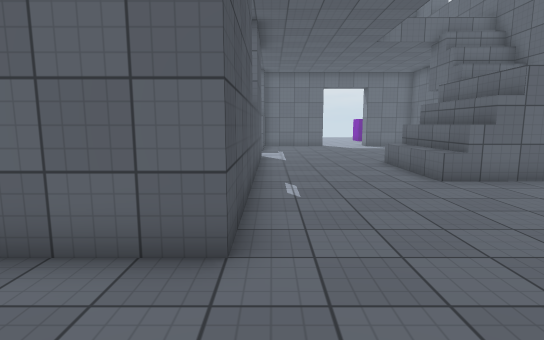
[1] (above)

16 first-person views from a walk through a Unity game level. The camera is 1.5 m above the floor, tilts 8° down and sees 80° across. The floor is counted in squares, 1 m on a side. Each view is taken from the middle of a square. On the plan, view 1 faces up. The plan holds only what a view shows up to about 15 squares ahead; the rest is blank. The place goes on beyond the plan. The player is left out. Surface patterns are stand-ins for the level's own textures.

[2]
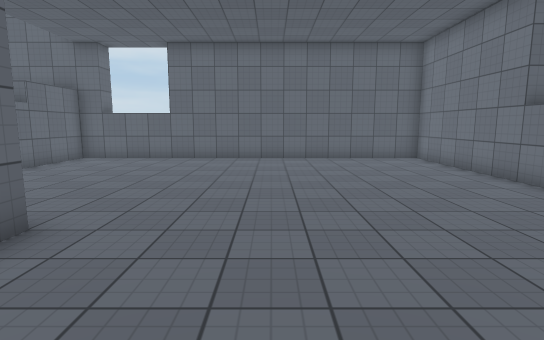

[3]
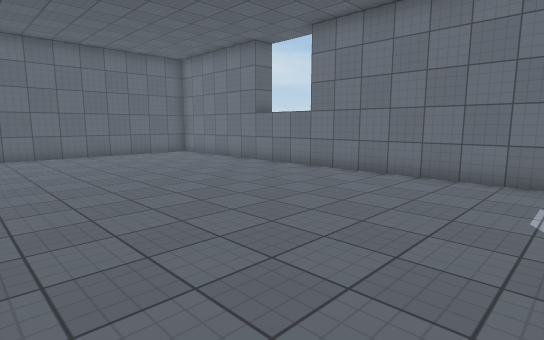

[4]
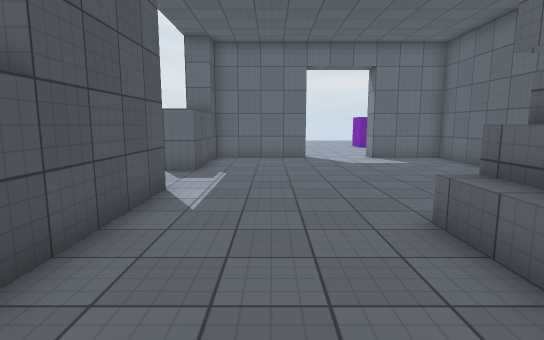

[5]
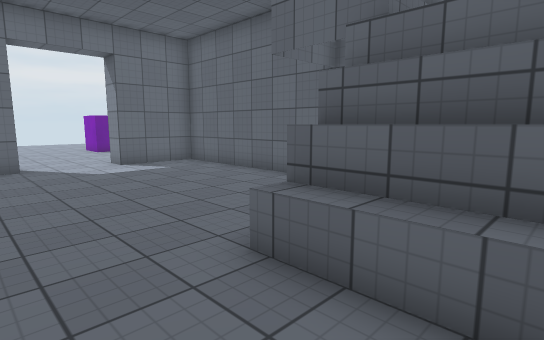

[6]
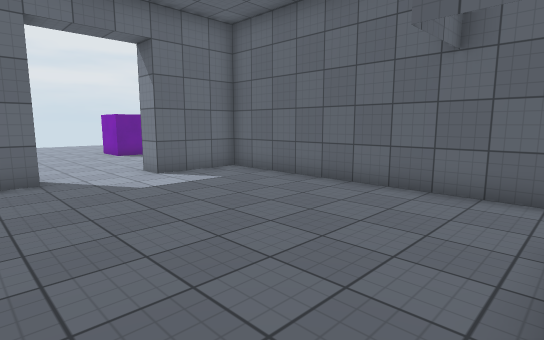

[7]
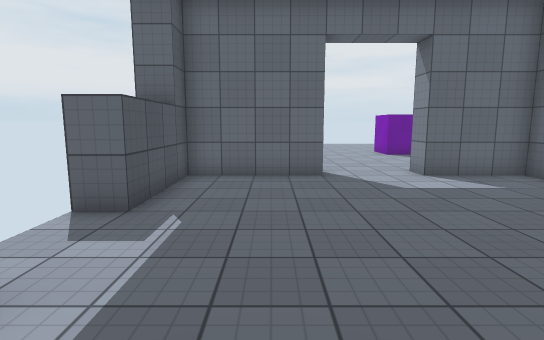

[8]
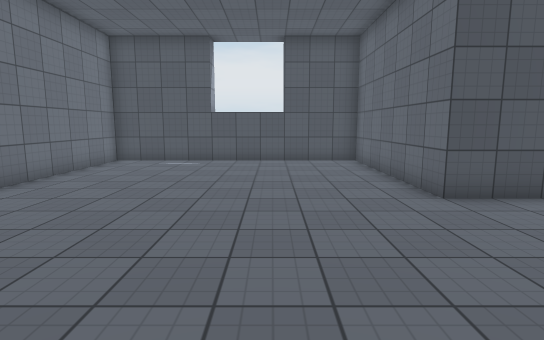

[9]
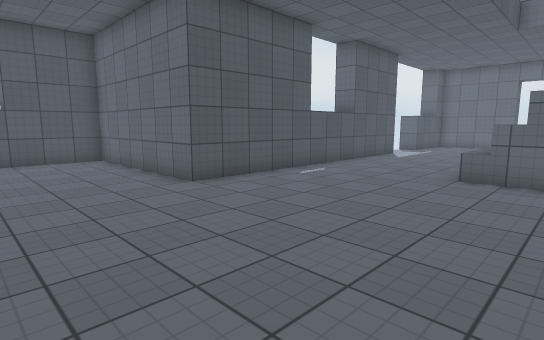

[10]
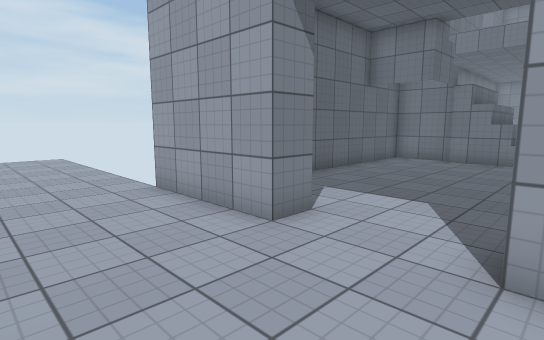

[11]
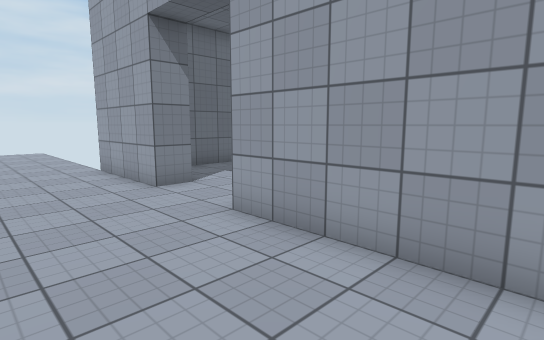

[12]
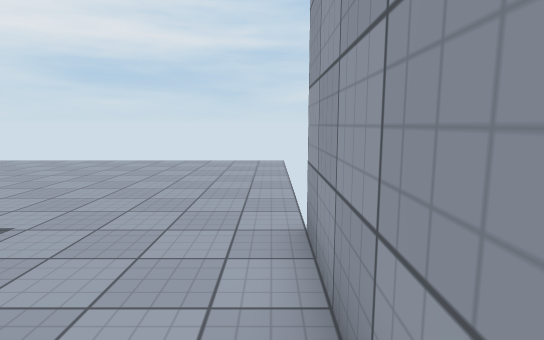

[13]
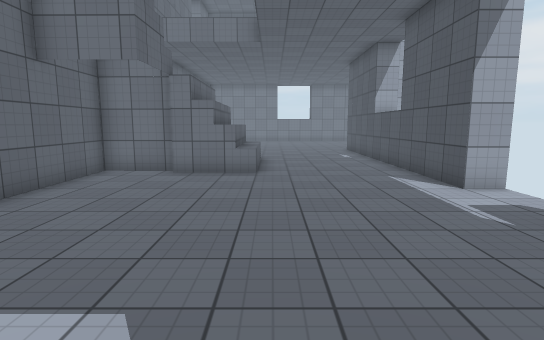

[14]
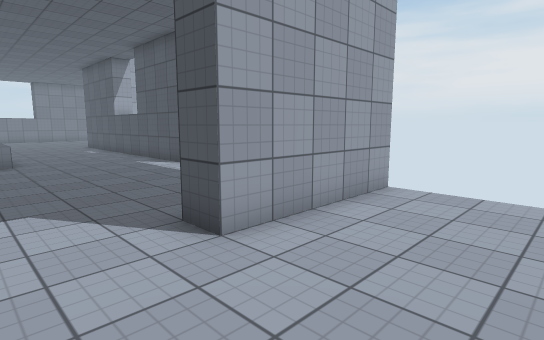

[15]
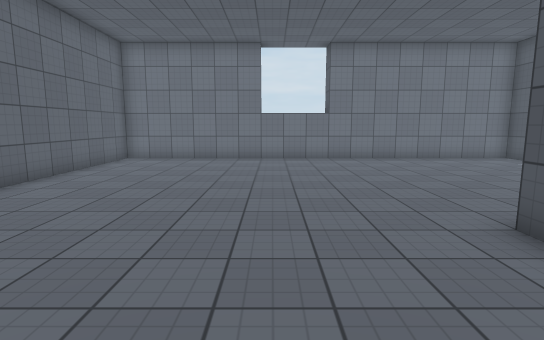

[16]
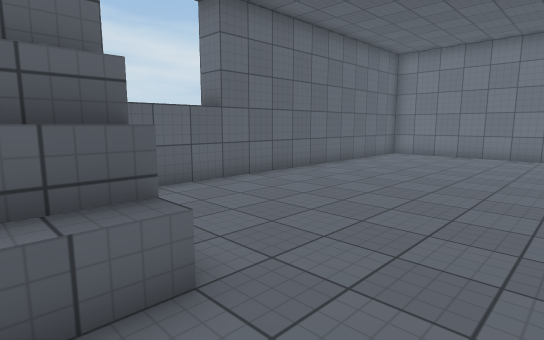

### Floor plan
Points are (right, up) in squares from view 1. A wall is a line through its corners. A room is listed if a view was taken in it or the views show most of it. See-through windows are left out.
Room 1 (views 1, 2, 3, 4, 5, 6, 7, 8, 9, 10, 11, 12, 13, 14, 15, 16)
walls: (5.2, 8.5) (5.1, 13); (5.8, 8.5) (5.8, 13); (4.5, 12.9) (7.2, 12.9); (7.2, 12.5) (9.5, 12.5) (9.5, 22.5) (6.5, 22.5) (6.5, 23.5) (10.5, 23.5); (-1.6, 15.5) (-0.5, 15.5) (-0.5, 3.5) (-7.5, 3.5) (-7.5, -6.5) (9.5, -6.5) (9.5, 8.5) (4.5, 8.5); (-1.6, 23.5) (3.5, 23.5) (3.5, 22.5) (-0.5, 22.5) (-0.5, 18.5) (-1.5, 18.5)
low walls: (4.5, 8.5) (4.5, 12.9)

Positions as (right, up) in squares from view 1, and headings:
1: (0, 0), facing up
2: (-5, 0), facing right
3: (-7, 3), facing down-right
4: (2, 8), facing up
5: (2, 10), facing up-right
6: (2, 13), facing up-right
7: (2, 13), facing up
8: (6, 0), facing left
9: (7, -1), facing up-left
10: (3, 27), facing down-right
11: (-1, 27), facing down-right
12: (6, 24), facing right
13: (4, 23), facing down
14: (6, 27), facing down-left
15: (3, 8), facing down
16: (2, 10), facing down-right
